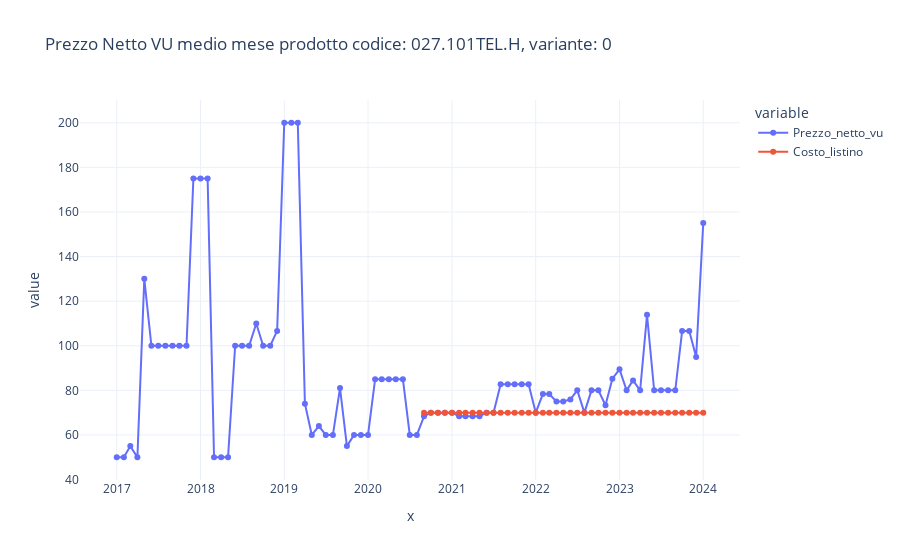

Notebook source saved alongside this figure:
### Code cell
fig = px.line(df_codice, x=df_codice.index.to_timestamp() ,
               y=['Prezzo_netto_vu', "Costo_listino"], template='plotly_white', title=f'Prezzo Netto VU medio mese prodotto codice: {codice}, variante: {variante}', markers=True)
fig.update_traces(textposition='top center')
fig.show()
